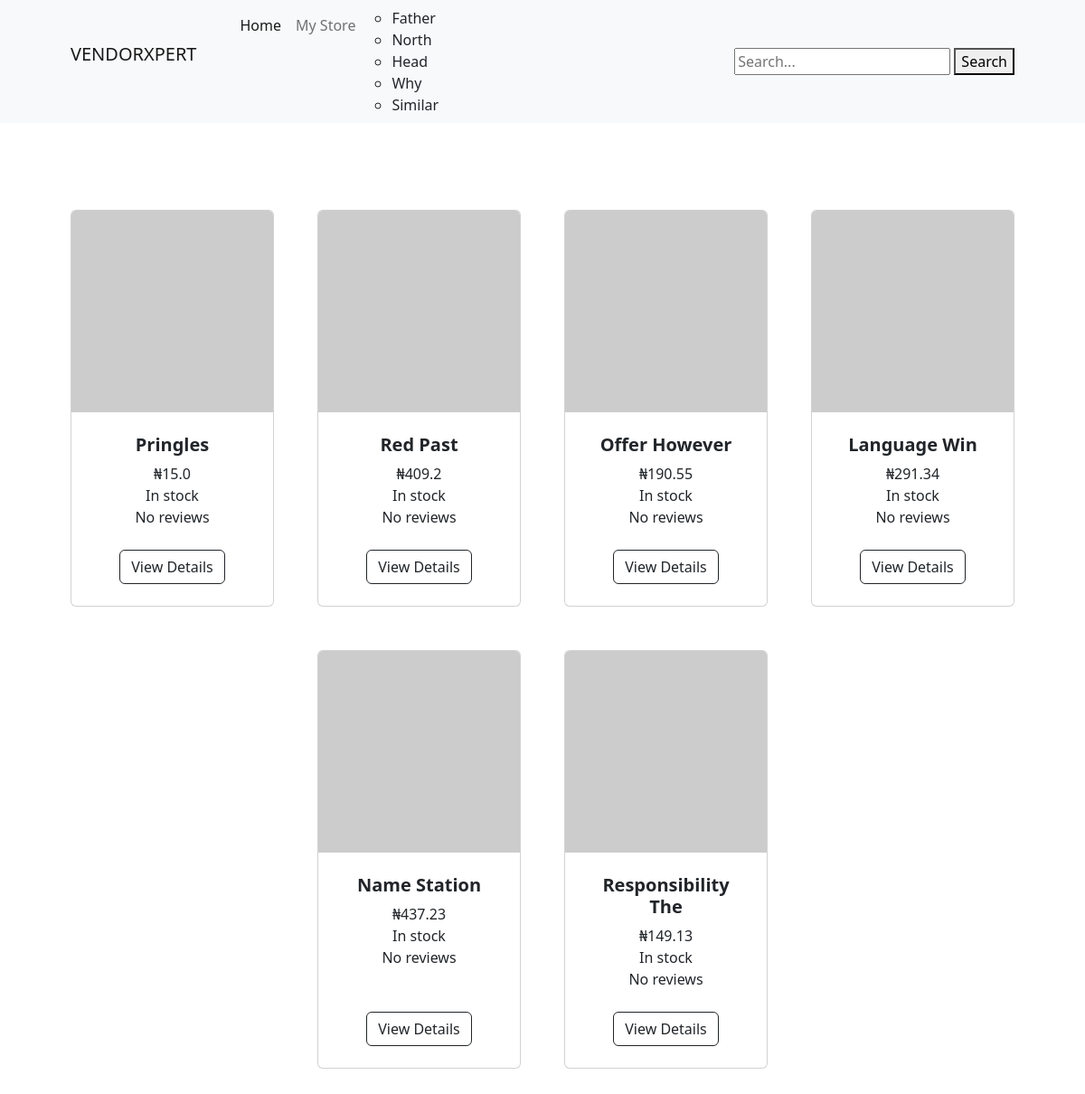
Screenshot of /search/ (signed in) with the database file from the repository.
### store/models.py (models this page shows, shortened)
class Category(models.Model):
    title = models.CharField(max_length=50)
    slug = models.SlugField()
    class Meta:
        verbose_name_plural = 'Categories'

class Product(models.Model):
    DRAFT = "draft"
    WAITING_APPROVAL = "waiting approval"
    ACTIVE = 'active'
    DELETED = 'deleted'
    IN_STOCK = 'in stock'
    OUT_OF_STOCK = 'out of stock'
    STATUS_CHOICES = (
        (DRAFT , "draft"),
        (WAITING_APPROVAL , "waiting approval"),
        (ACTIVE , 'active'),
        (DELETED , 'deleted'),
    )
    STOCK_CHOICES = (
        (IN_STOCK , 'In stock'),
        (OUT_OF_STOCK , 'Out of stock'),
    )
    category = models.ForeignKey(Category, related_name='product', on_delete=models.CASCADE)
    vendor = models.ForeignKey(VendorProfile,related_name='product', on_delete=models.CASCADE)
    title = models.CharField(max_length=50)
    slug = models.SlugField()
    description = models.TextField()
    price = models.BigIntegerField()
    created_at = models.DateTimeField(auto_now=True)
    updated_at = models.DateTimeField(auto_now=True)
    product_image = models.ImageField(upload_to='uploads/product_image/', blank=True, null=True)
    thumbnail = models.ImageField(upload_to='uploads/product_image/thumbnail', blank=True, null=True)
    status = models.CharField(max_length=50, choices=STATUS_CHOICES, default=ACTIVE)
    stock = models.CharField(max_length=50, choices=STOCK_CHOICES, default=IN_STOCK)
    featured = models.BooleanField(default=False)
    class Meta:
        ordering = ('-created_at',)
    def display_price(self):
        return self.price/100
    def get_thumbnail(self):
        if self.thumbnail:
            return self.thumbnail.url
        else:
            if self.product_image:
                self.thumbnail = self.make_thumbnail(self.product_image)
                self.save()
                return self.thumbnail.url
            else:
                return 'https://via.placeholder.com/240x240x.jpg'

### store/views.py (the view)
# urls.py: path('search/', views.search, name='search'),
def search(request):
    query = request.GET.get('query','')
    product = Product.objects.filter(status=Product.ACTIVE, stock=Product.IN_STOCK).filter(Q(title__icontains=query) | Q(description__icontains=query))
    return render(request, 'store/search.html', {
        'query':query,
        'product':product
    })

### store/templatetags/menu.py (called while the page is built)
@register.inclusion_tag('store/menu.html')
def menu():
    categories = Category.objects.all()
    return {'categories':categories}

### store/templates/store/search.html (shortened to what this page needs)
{% extends 'core/base.html' %}
{% block body %}
{% if product %}
    {% include "store/partials/product.html" %}
{% else %}
There are no products matching this query
{% endif %}
{% endblock body %}

### store/templates/store/menu.html
{% for category in categories %}
<li><a class="dropdown-item" href="{% url 'category_detail' category.slug %}">{{ category.title }}</a></li>
{% endfor %}

### store/templates/store/partials/product.html (shortened to what this page needs)
<section class="py-5">
    <div class="container px-4 px-lg-5 mt-5">
        <div class="row gx-4 gx-lg-5 row-cols-2 row-cols-md-3 row-cols-xl-4 justify-content-center">
            {% for products in product %}
            <div class="col mb-5">
                <div class="card h-100">
                        <img class="card-img-top" src="{{ products.get_thumbnail }}" alt="image of {{products.title}}" />
                    <div class="card-body p-4">
                        <div class="text-center">
                            <h5 class="fw-bolder">{{ products.title }}</h5>
                            <span>&#8358;</span>{{ products.display_price }}</br>
                            {{products.get_stock_display}}<br>
                            {% if product.comments %}
                                Average Rating:{{products.average_rating}}
                            {% else %}
                                No reviews
                            {% endif %}
                        </div>
                    </div>
                    <div class="card-footer p-4 pt-0 border-top-0 bg-transparent">
                        <div class="text-center"><a class="btn btn-outline-dark mt-auto" href="{% url 'product_detail' products.category.slug products.slug %}">View Details</a></div>
                    </div>
                </div>
            </div>
            {% endfor %}
            </div>
        </div>
</section>

### rows the page displays
Category: title "Father"
Category: title "North"
Category: title "Head"
Category: title "Why"
Category: title "Similar"
Product: title "Pringles", display_price "15.0", stock "In stock"
Product: title "Red Past", display_price "409.2", stock "In stock"
Product: title "Offer However", display_price "190.55", stock "In stock"
Product: title "Language Win", display_price "291.34", stock "In stock"
Product: title "Name Station", display_price "437.23", stock "In stock"
Product: title "Responsibility The", display_price "149.13", stock "In stock"
